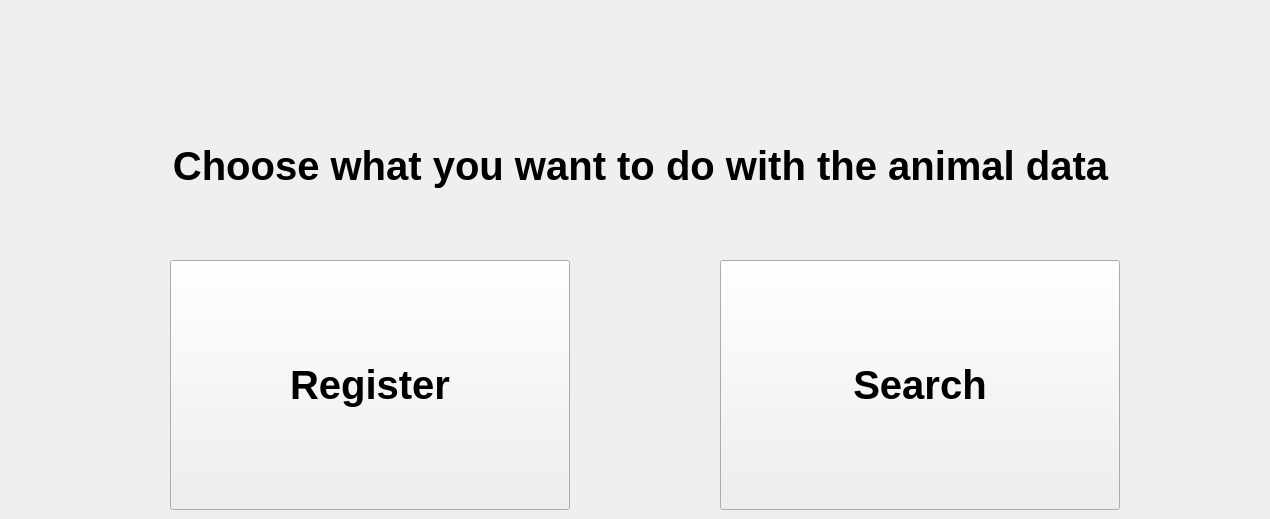
    <widget class="QWidget" name="datamanager_choose_animal_job">
     <widget class="QPushButton" name="choose_search_button_animal">
      <property name="geometry">
       <rect>
        <x>720</x>
        <y>260</y>
        <width>400</width>
        <height>250</height>
       </rect>
      </property>
      <property name="font">
       <font>
        <pointsize>30</pointsize>
        <weight>75</weight>
        <bold>true</bold>
       </font>
      </property>
      <property name="text">
       <string>Search</string>
      </property>
     </widget>
     <widget class="QLabel" name="label_31">
      <property name="geometry">
       <rect>
        <x>20</x>
        <y>140</y>
        <width>1241</width>
        <height>51</height>
       </rect>
      </property>
      <property name="font">
       <font>
        <pointsize>30</pointsize>
        <weight>75</weight>
        <bold>true</bold>
       </font>
      </property>
      <property name="text">
       <string>Choose what you want to do with the animal data</string>
      </property>
      <property name="alignment">
       <set>Qt::AlignCenter</set>
      </property>
     </widget>
     <widget class="QPushButton" name="choose_register_button_animal">
      <property name="geometry">
       <rect>
        <x>170</x>
        <y>260</y>
        <width>400</width>
        <height>250</height>
       </rect>
      </property>
      <property name="font">
       <font>
        <pointsize>30</pointsize>
        <weight>75</weight>
        <bold>true</bold>
       </font>
      </property>
      <property name="text">
       <string>Register</string>
      </property>
     </widget>
    </widget>
